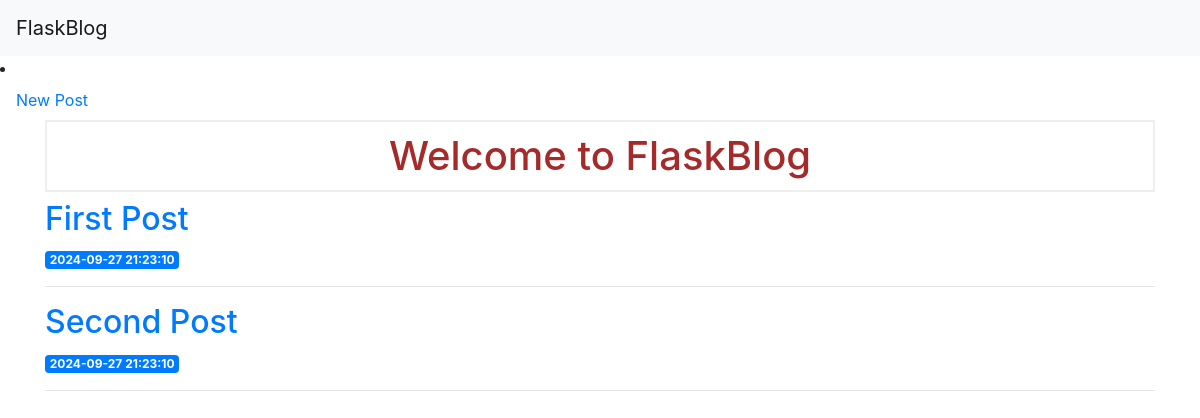
Before: / with the older database file.
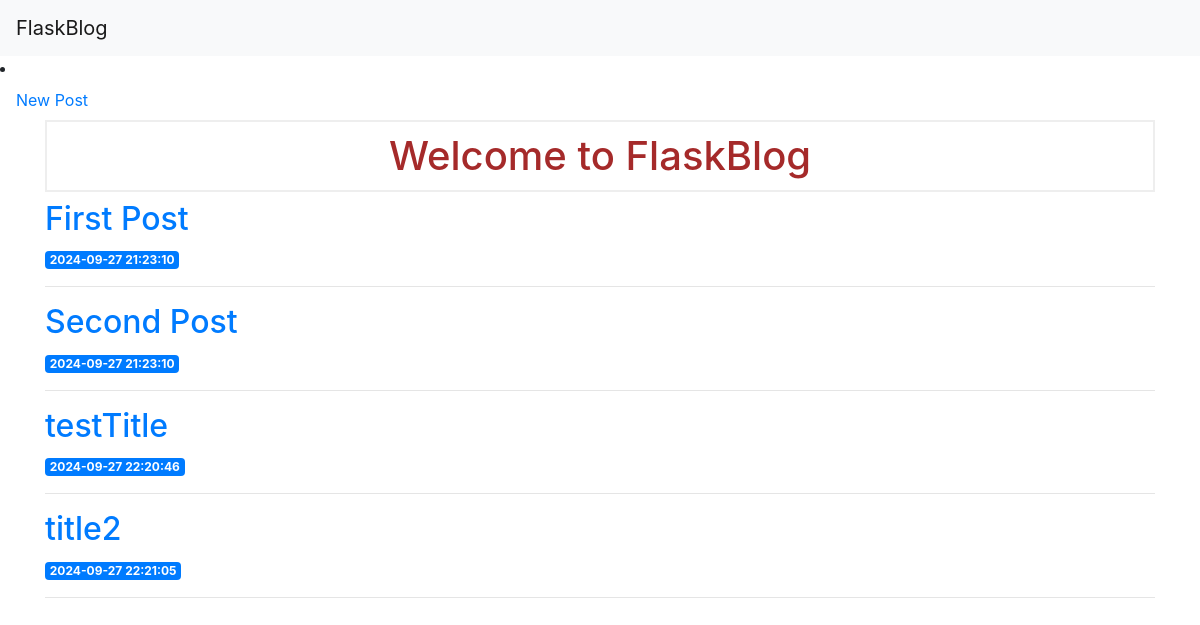
After: the same page with the newer database file.
### tables this page shows
CREATE TABLE posts (
    id INTEGER PRIMARY KEY AUTOINCREMENT,
    created TIMESTAMP NOT NULL DEFAULT CURRENT_TIMESTAMP,
    title TEXT NOT NULL,
    content TEXT NOT NULL
);

### app.py (the view)
@app.route('/')
def index():
    conn = get_db_connection()
    posts = conn.execute('SELECT * FROM posts').fetchall()
    conn.close()
    return render_template('index.html', posts=posts)

### app.py (called while the page is built)
def get_db_connection():
    conn = sqlite3.connect('database.db')
    conn.row_factory = sqlite3.Row
    return conn

### templates/index.html (shortened to what this page needs)
<!DOCTYPE html>
<html lang="en">
  <head>
    <link
      rel="stylesheet"
      href="{{ url_for('static', filename= 'css/style.css') }}"
    />
  </head>
  <body>
    {% extends 'base.html' %} {% block content %}
    <h1>{% block title %} Welcome to FlaskBlog {% endblock %}</h1>
    {% for post in posts %}
    <a href="{{ url_for('post', post_id=post['id']) }}">
      <h2>{{ post['title'] }}</h2>
    </a>
    <span class="badge badge-primary">{{ post['created'] }}</span>
    <hr />
    {% endfor %} {% endblock %}

### templates/base.html (shortened to what this page needs)
<!DOCTYPE html>
<html lang="en">
  <head>
    <link
      rel="stylesheet"
      href="https://stackpath.bootstrapcdn.com/bootstrap/4.3.1/css/bootstrap.min.css"
    />
  </head>
  <body>
    <nav class="navbar navbar-expand-md navbar-light bg-light">
      <a class="navbar-brand" href="{{ url_for('index')}}">FlaskBlog</a>
    </nav>
    <li class="nav-item">
      <a class="nav-link" href="{{url_for('create')}}">New Post</a>
    </li>
    <div class="container">{% block content %} {% endblock %}</div>
  </body>
</html>

### static/css/style.css (style rules this page uses)
h1 { border: 2px #eee solid; color: brown; text-align: center; padding: 10px; }

Changed rows visible on the page:
added posts: title "testTitle", created "2024-09-27 22:20:46"
added posts: title "title2", created "2024-09-27 22:21:05"
